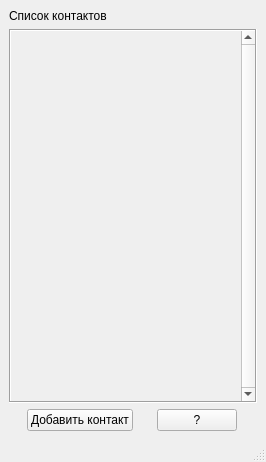
<?xml version="1.0" encoding="UTF-8"?>
<ui version="4.0">
 <class>MainWindow</class>
 <widget class="QMainWindow" name="MainWindow">
  <property name="geometry">
   <rect>
    <x>0</x>
    <y>0</y>
    <width>266</width>
    <height>462</height>
   </rect>
  </property>
  <property name="windowTitle">
   <string>MainWindow</string>
  </property>
  <widget class="QWidget" name="centralwidget">
   <layout class="QVBoxLayout" name="verticalLayout_3">
    <item>
     <layout class="QGridLayout" name="gridLayout">
      <item row="0" column="0">
       <widget class="QLabel" name="label">
        <property name="sizePolicy">
         <sizepolicy hsizetype="Preferred" vsizetype="Maximum">
          <horstretch>0</horstretch>
          <verstretch>0</verstretch>
         </sizepolicy>
        </property>
        <property name="text">
         <string>Список контактов</string>
        </property>
       </widget>
      </item>
      <item row="1" column="0">
       <widget class="QScrollArea" name="scrollArea">
        <property name="sizePolicy">
         <sizepolicy hsizetype="Expanding" vsizetype="Expanding">
          <horstretch>0</horstretch>
          <verstretch>0</verstretch>
         </sizepolicy>
        </property>
        <property name="frameShape">
         <enum>QFrame::Box</enum>
        </property>
        <property name="lineWidth">
         <number>1</number>
        </property>
        <property name="midLineWidth">
         <number>0</number>
        </property>
        <property name="verticalScrollBarPolicy">
         <enum>Qt::ScrollBarAlwaysOn</enum>
        </property>
        <property name="widgetResizable">
         <bool>true</bool>
        </property>
        <widget class="QWidget" name="area">
         <property name="geometry">
          <rect>
           <x>0</x>
           <y>0</y>
           <width>217</width>
           <height>323</height>
          </rect>
         </property>
         <layout class="QVBoxLayout" name="verticalLayout_2">
          <item>
           <layout class="QVBoxLayout" name="vb_contacts">
            <property name="sizeConstraint">
             <enum>QLayout::SetDefaultConstraint</enum>
            </property>
           </layout>
          </item>
         </layout>
        </widget>
       </widget>
      </item>
      <item row="3" column="0">
       <layout class="QHBoxLayout" name="horizontalLayout">
        <item>
         <widget class="QPushButton" name="btn_createContact">
          <property name="sizePolicy">
           <sizepolicy hsizetype="Fixed" vsizetype="Fixed">
            <horstretch>0</horstretch>
            <verstretch>0</verstretch>
           </sizepolicy>
          </property>
          <property name="text">
           <string>Добавить контакт</string>
          </property>
         </widget>
        </item>
        <item>
         <widget class="QPushButton" name="pushButton">
          <property name="sizePolicy">
           <sizepolicy hsizetype="Maximum" vsizetype="Preferred">
            <horstretch>0</horstretch>
            <verstretch>0</verstretch>
           </sizepolicy>
          </property>
          <property name="text">
           <string>?</string>
          </property>
         </widget>
        </item>
       </layout>
      </item>
     </layout>
    </item>
   </layout>
  </widget>
  <widget class="QMenuBar" name="menubar">
   <property name="geometry">
    <rect>
     <x>0</x>
     <y>0</y>
     <width>266</width>
     <height>26</height>
    </rect>
   </property>
  </widget>
  <widget class="QStatusBar" name="statusbar"/>
 </widget>
 <resources/>
 <connections/>
</ui>
